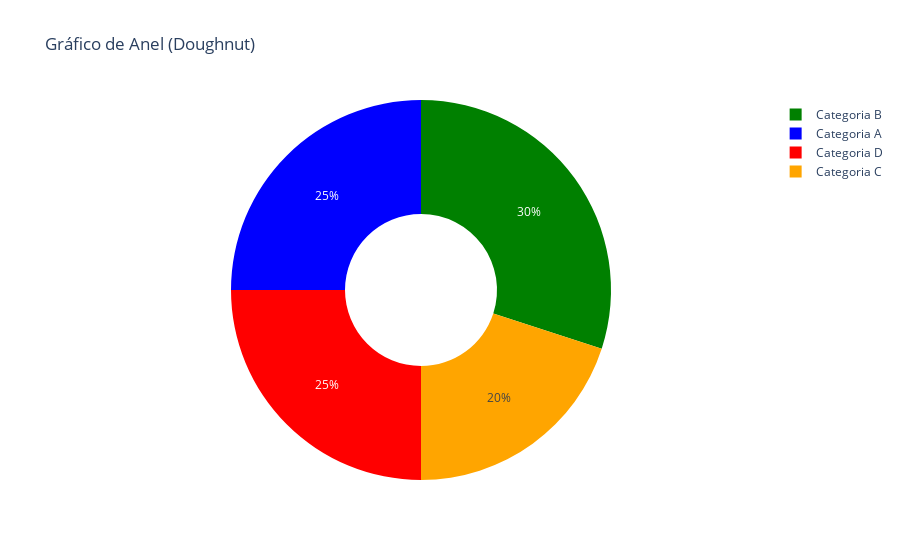

Notebook source saved alongside this figure:
### Code cell
import plotly.graph_objects as go

# Dados para o gráfico de anel
labels = ["Categoria A", "Categoria B", "Categoria C", "Categoria D"]
values = [25, 30, 20, 25]

# Criando o gráfico de anel (doughnut)
fig = go.Figure(go.Pie(
    labels=labels,
    values=values,
    hole=0.4,  # Configurando o tamanho do buraco (hole) para criar um gráfico de anel
    marker=dict(colors=["blue", "green", "orange", "red"])  # Configurando cores para cada categoria
))

# Atualizando o layout
fig.update_layout(title_text="Gráfico de Anel (Doughnut)")

# Exibindo o gráfico
fig.show()

### Figure 1 — Plotly figure (JSON) as saved in the notebook; plotly's stock layout.template omitted (floating-point values rounded to 4 significant figures)
{"data": [{"hole": 0.4, "labels": ["Categoria A", "Categoria B", "Categoria C", "Categoria D"], "marker": {"colors": ["blue", "green", "orange", "red"]}, "type": "pie", "values": [25, 30, 20, 25]}], "layout": {"title": {"text": "Gráfico de Anel (Doughnut)"}}}
